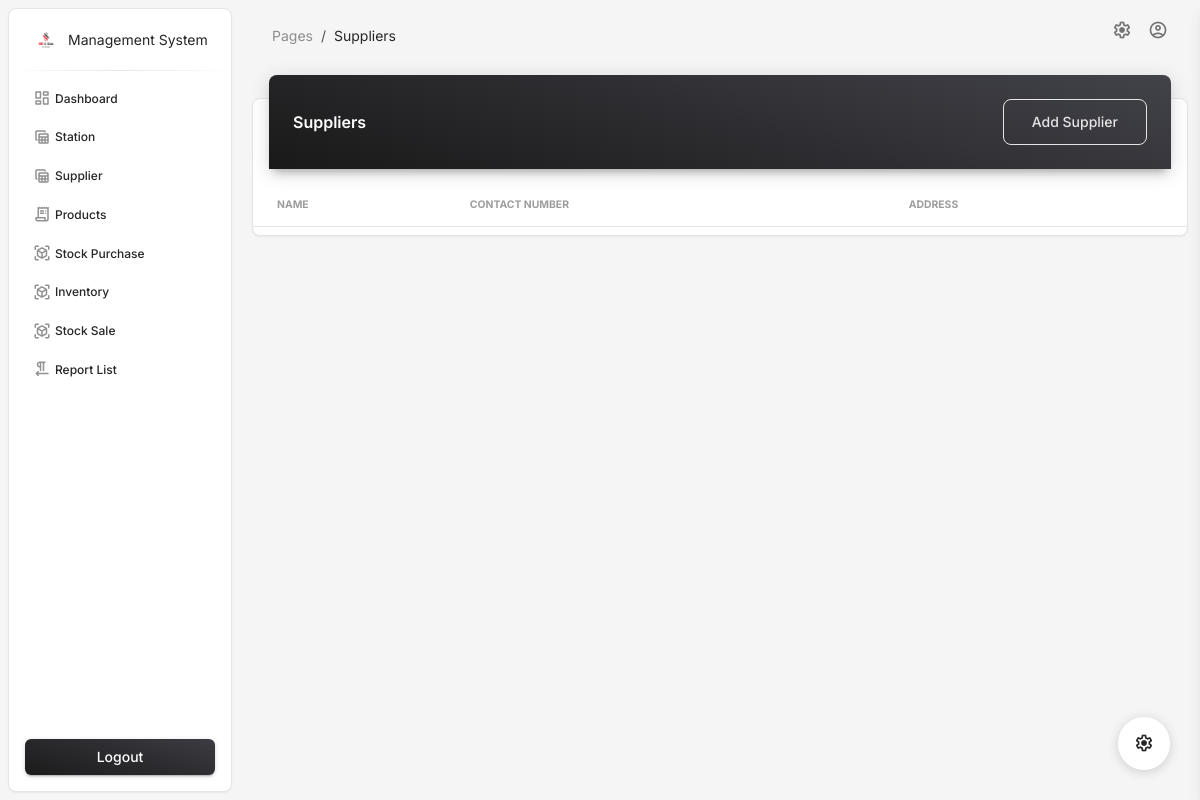
The app's page /suppliers/, older data.
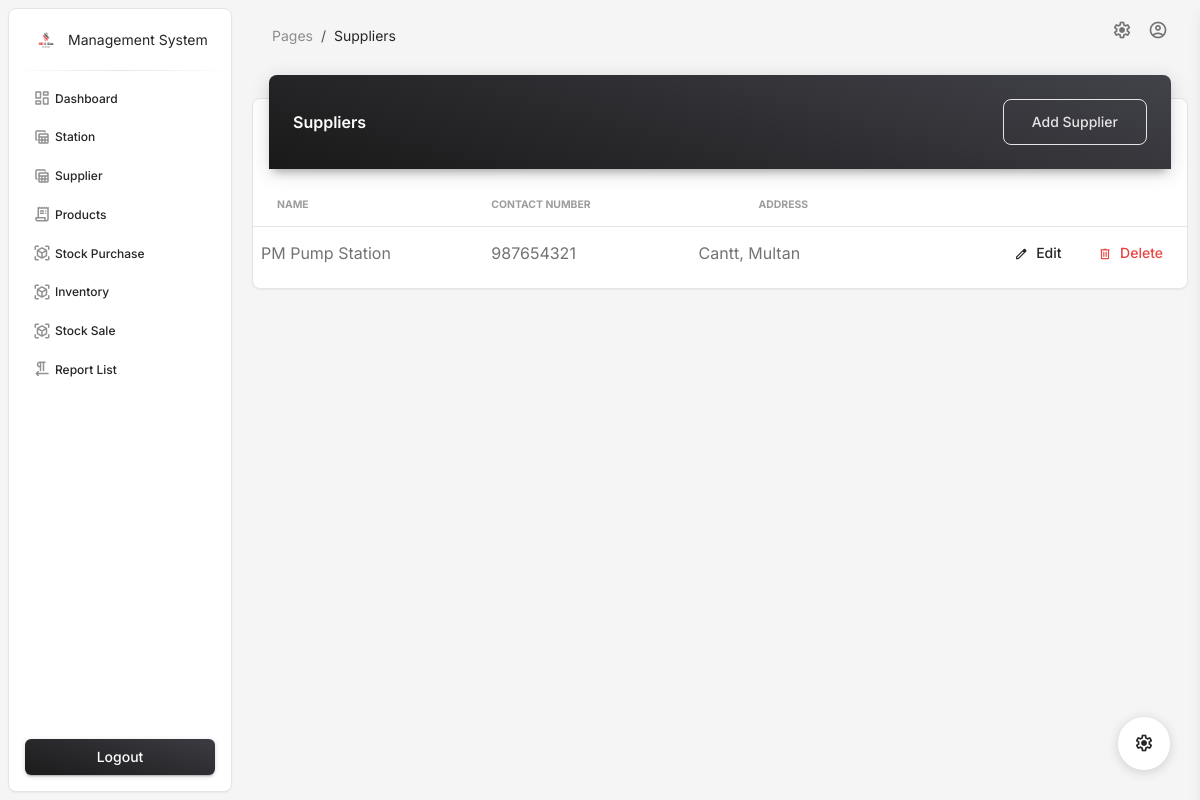
The same page, newer data.
### app/models.py (models this page shows, shortened)
class Supplier(models.Model):
    name = models.CharField(max_length=100)
    contact_number = models.CharField(max_length=20)
    address = models.CharField(max_length=255, blank=True, null=True)
    stations = models.ManyToManyField(Station, related_name='suppliers')  # Station-Supplier relationship

### app/views.py (the view)
# urls.py: path('suppliers/', supplier_list, name='suppliers'),
def supplier_list(request):
    suppliers = Supplier.objects.all()
    return render(request, 'suppliers/suppliers.html', {'suppliers': suppliers})

### templates/suppliers/suppliers.html (shortened to what this page needs)
{% extends "base.html" %}
{% block page %}Suppliers{% endblock page %}
{% block main %}
<div class="container-fluid py-2">
    <div class="row">
        <div class="col-12">
            <div class="card my-4">
                <div class="card-header p-0 bg-gradient-dark shadow-dark border-radius-lg pt-3 pb-3 d-flex justify-content-between align-items-center position-relative mt-n4 mx-3 z-index-2">
                    <div>
                        <h6 class="text-white text-capitalize ps-4 mb-0">Suppliers</h6>
                    </div>
                    <div class="pe-4">
                        <a href="#" data-bs-toggle="modal" data-bs-target="#addSupplierModal" class="btn btn-outline-light btn-lg my-2 text-capitalize">Add Supplier</a>
                    </div>
                </div>
                <div class="card-body px-0 pb-2">
                    <div class="table-responsive p-0">
                        <table class="table align-items-center mb-0">
                            <thead>
                                <tr>
                                    <th class="text-uppercase text-secondary text-xxs font-weight-bolder opacity-7">Name</th>
                                    <th class="text-uppercase text-secondary text-xxs font-weight-bolder opacity-7 ps-2">Contact Number</th>
                                    <th class="text-center text-uppercase text-secondary text-xxs font-weight-bolder opacity-7">Address</th>
                                    <th class="text-secondary opacity-7"></th>
                                </tr>
                            </thead>
                            <tbody>
                                {% for supplier in suppliers %}
                                <tr>
                                    <td>{{ supplier.name }}</td>
                                    <td>{{ supplier.contact_number }}</td>
                                    <td>{{ supplier.address }}</td>
                                    <td>
                                        <div class="ms-auto text-end">
                                            <a href="#" class="btn btn-link text-dark px-3 mb-0 edit-btn"
                                               data-bs-toggle="modal" data-bs-target="#editSupplierModal"
                                               data-id="{{ supplier.id }}"
                                               data-name="{{ supplier.name }}"
                                               data-contact_number="{{ supplier.contact_number }}"
                                               data-address="{{ supplier.address }}">
                                                <i class="material-symbols-rounded text-sm me-2">edit</i>Edit
                                            </a>
                                            <a href="{% url 'delete_supplier' supplier.id %}" class="btn btn-link text-danger text-gradient px-3 mb-0">
                                                <i class="material-symbols-rounded text-sm me-2">delete</i>Delete
                                            </a>
                                        </div>
                                    </td>
                                </tr>
                                {% endfor %}
                            </tbody>
                        </table>
                    </div>
                </div>
            </div>
        </div>
    </div>
</div>
{% endblock %}

Row changes from the older to the newer data that the page shows:
added Supplier: name "PM Pump Station", contact_number "987654321", address "Cantt, Multan"
